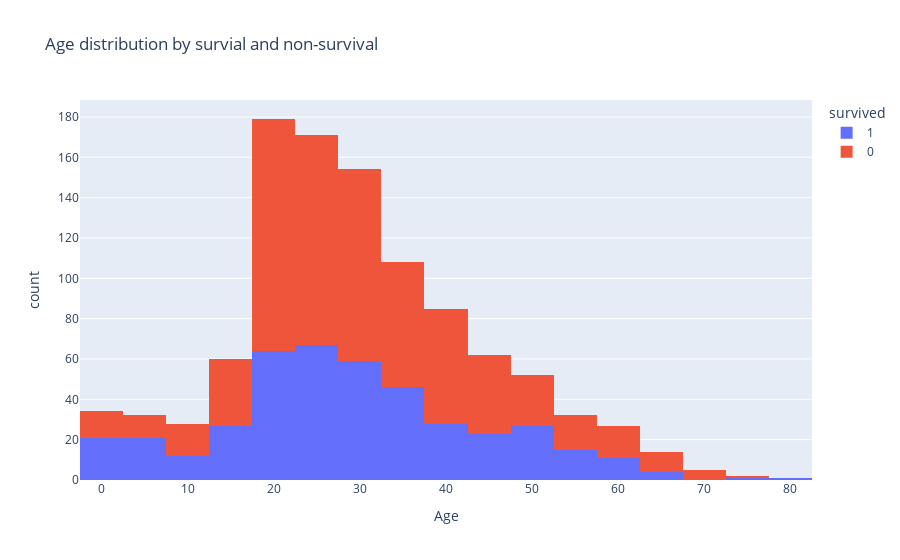

This figure's notebook cell:
### Code cell
#histogram showing distribution of passenger ages, different colors for survivors and non-survivors

fig_histogram = px.histogram(df, x='age', color='survived',
                             nbins=20, title='Age distribution by survial and non-survival',
                             labels={'age':'Age'})

fig_histogram.show()

### Figure 1 — Plotly figure (JSON) as saved in the notebook; plotly's stock layout.template omitted (floating-point values rounded to 4 significant figures; data arrays with more than 128 entries replaced by an {"elided": "..."} marker saying what was removed)
{"data": [{"alignmentgroup": "True", "bingroup": "x", "hovertemplate": "survived=1<br>Age=%{x}<br>count=%{y}<extra></extra>", "legendgroup": "1", "marker": {"color": "#636efa", "pattern": {"shape": ""}}, "name": "1", "nbinsx": 20, "offsetgroup": "1", "orientation": "v", "showlegend": true, "type": "histogram", "x": {"elided": "500 float values"}, "xaxis": "x", "yaxis": "y"}, {"alignmentgroup": "True", "bingroup": "x", "hovertemplate": "survived=0<br>Age=%{x}<br>count=%{y}<extra></extra>", "legendgroup": "0", "marker": {"color": "#EF553B", "pattern": {"shape": ""}}, "name": "0", "nbinsx": 20, "offsetgroup": "0", "orientation": "v", "showlegend": true, "type": "histogram", "x": {"elided": "809 float values"}, "xaxis": "x", "yaxis": "y"}], "layout": {"barmode": "relative", "legend": {"title": {"text": "survived"}, "tracegroupgap": 0}, "title": {"text": "Age distribution by survial and non-survival"}, "xaxis": {"anchor": "y", "domain": [0, 1], "title": {"text": "Age"}}, "yaxis": {"anchor": "x", "domain": [0, 1], "title": {"text": "count"}}}}
